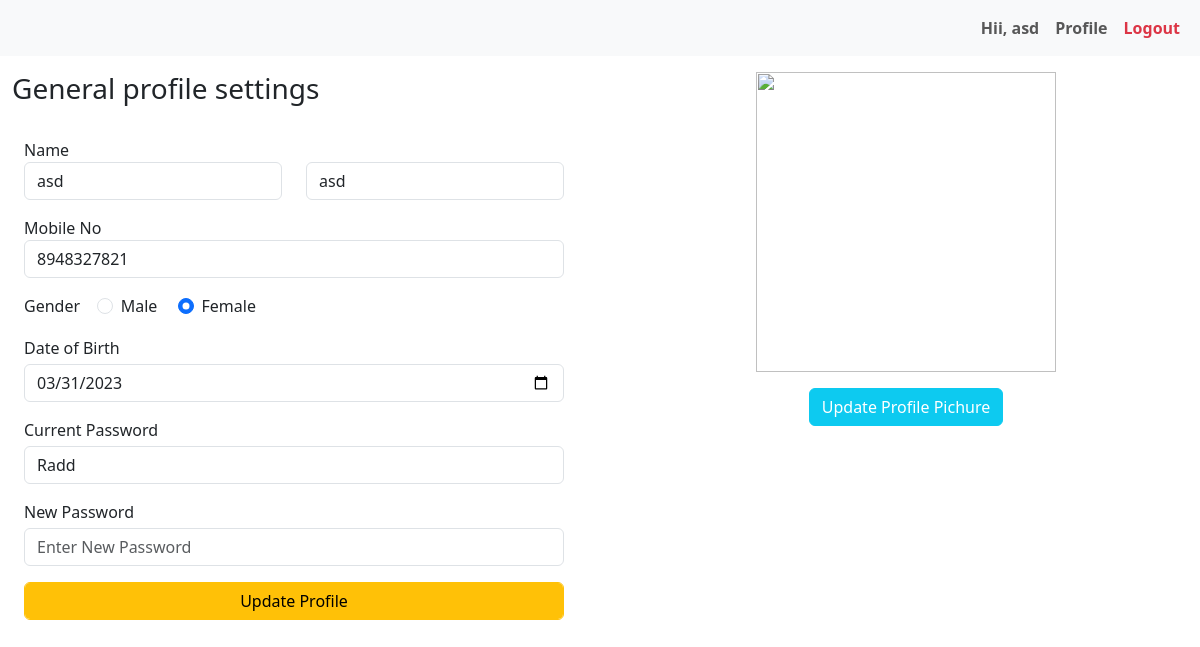
The page /profile.php (signed in) on the database its author committed.
### tables this page shows
CREATE TABLE `userlist` (
  `id` int(10) NOT NULL,
  `fname` varchar(10) NOT NULL,
  `lname` varchar(10) NOT NULL,
  `mob` varchar(13) NOT NULL,
  `gender` varchar(7) NOT NULL,
  `dob` date NOT NULL,
  `pass` varchar(100) NOT NULL,
  `createdon` timestamp NOT NULL DEFAULT current_timestamp() ON UPDATE current_timestamp(),
  `profileimg` varchar(200) NOT NULL
);

### profile.php (the view, shortened to what this page needs)
<?php
include('config.php');
$loginuser= $_SESSION['id'];
$selectusersql="SELECT * FROM `userlist` WHERE `id`='$loginuser'";
$res=mysqli_query($con,$selectusersql);
$row=mysqli_fetch_assoc($res);
$fname=$row['fname'];
$lname=$row['lname'];
$mob=$row['mob'];
$gender=$row['gender'];
$dob=$row['dob'];
$cpass=$row['pass'];
$profile=$row['profileimg'];
?>
<!doctype html>
<html lang="en">
  <head>
    <link href="https://cdn.jsdelivr.net/npm/bootstrap@5.3.0-alpha1/dist/css/bootstrap.min.css" rel="stylesheet">
  </head>
  <body>
  <nav class="navbar navbar-expand-lg bg-body-tertiary">
        <div class="container-fluid">
          <div class="collapse navbar-collapse" id="navbarScroll">
              <ul class="navbar-nav">
              <li class="nav-item ">
                <a class="nav-link" href="dashboard.php" id="navbarDropdownMenuLink" role="button" data-toggle="dropdown" aria-haspopup="true" aria-expanded="false">
                  <b><?php echo 'Hii, '.$_SESSION['name'];?></b>
                </a>
              </li>
              <li class="nav-item ">
                <a class="nav-link" href="profile.php" id="navbarDropdownMenuLink" role="button" data-toggle="dropdown" aria-haspopup="true" aria-expanded="false">
                 <b>Profile</b>
                </a>
              </li>
              <li class="nav-item ">
                <a class="nav-link text-danger" href="logout.php" id="navbarDropdownMenuLink" role="button" data-toggle="dropdown" aria-haspopup="true" aria-expanded="false">
                  <b>Logout</b>
                </a>
              </li>
             </ul>
          </div>
        </div>
      </nav>
<div class="row mt-3">
    <div class="col">
      <div class="container">
        <h3>General profile settings</h3>
      </div>
      <div action="" class="p-4">
        <label for="">Name</label>
        <div class="row">
          <div class="col">
            <input type="text" class="form-control" id="pfname" placeholder="First name" value="<?php echo $fname;?>">
          </div>
          <div class="col">
            <input type="text" class="form-control" id="plname" placeholder="Last name" value="<?php echo $lname;?>">
          </div>
        </div>
        <label for="" class="mt-3">Mobile No</label>
        <input type="text" class="form-control" placeholder="Mobile Number" id="pmob" value="<?php echo $mob;?>">
        <label for="" class="mt-3">Gender</label>&nbsp&nbsp&nbsp
        <div class="form-check form-check-inline mt-3">
          <input class="form-check-input" type="radio" name="gender" id="inlineRadio1" value="Male" <?php if($gender=="Male"){ ?>checked<?php } ?>>
          <label class="form-check-label" for="inlineRadio1">Male</label>
        </div>
        <div class="form-check form-check-inline">
          <input class="form-check-input" type="radio" name="gender" id="inlineRadio2" value="female" <?php if($gender=="female"){ ?>checked<?php } ?>>
          <label class="form-check-label" for="inlineRadio2">Female</label>
        </div>
<br>
        <label for="" class="mt-3">Date of Birth</label>
        <input type="date" name="dob" class="form-control mt-1" id="pdob" value="<?php echo $dob;?>">
        <label for="" class="mt-3">Current Password</label>
        <input type="text" name="password" class="form-control mt-1" placeholder="Current Password" id="pcpass" value="<?php echo $cpass;?>">
        <label for="" class="mt-3">New Password</label>
        <input type="password" name="password" class="form-control mt-1" placeholder="Enter New Password" id="pnpass">
            <button class="btn btn-warning mt-3 form-control" name="btnsignup" onclick="updateprofile()">Update Profile</button>
  </div>
    </div>
    <div class="col">
 <div class="container">
 <center>
  <img src="<?php echo $profile; ?>" height="300px" width="300px" alt=""><br>
<button class="btn btn-info mt-3 text-white mb-3" onclick="showprofile()">Update Profile Pichure</button>
 </center>
      </div>
    </div>
  </div>
  </body>
</html>

### profile.php (style rules this page uses)
a { color:black; text-decoration: none; }

### rows shown on the page
userlist: fname "asd", lname "asd", mob "8948327821", gender "☐ Male", gender "☑ Female", dob "03/31/2023", password "Radd"

### other values the page prints
$_SESSION['name'] "asd"
